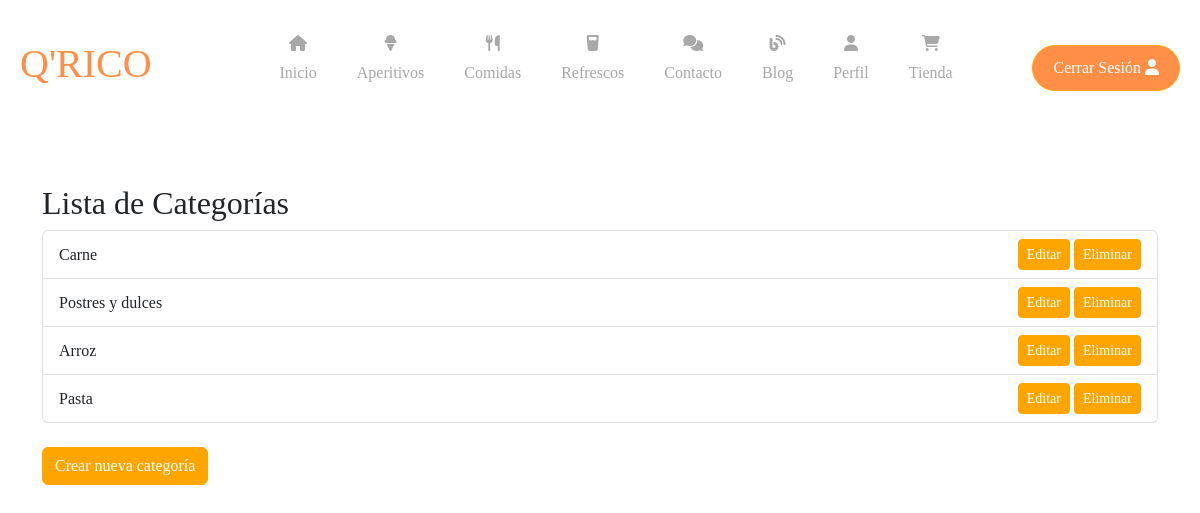
/categorias/ (signed in), run on the app's committed database.
### cuentas/models.py (models this page shows, shortened)
class Categoria(models.Model):
    nombre = models.CharField(max_length=100)

### cuentas/views.py (the view)
# urls.py: path('categorias/', views.listar_categorias, name='listar_categorias'),
@login_required
def listar_categorias(request):
    categorias = Categoria.objects.all()
    return render(request, 'cuentas/listar_categorias.html', {'categorias': categorias})

### cuentas/templates/cuentas/listar_categorias.html (shortened to what this page needs)
{% extends "cuentas/base.html" %}
{% block content %}
<main class="container mt-5">
    <h2>Lista de Categorías</h2>
    <ul class="list-group mb-4">
        {% for categoria in categorias %}
        <li class="list-group-item d-flex justify-content-between align-items-center">
            {{ categoria.nombre }}
            <span>
                {% if perms.cuentas.change_categoria %}
                    <a href="{% url 'editar_categoria' categoria.id %}" class="btn btn-warning btn-sm btn-orange">Editar</a>
                {% endif %}
                {% if perms.cuentas.delete_categoria %}
                    <a href="{% url 'eliminar_categoria' categoria.id %}" class="btn btn-danger btn-sm btn-orange">Eliminar</a>
                {% endif %}
            </span>
        </li>
        {% endfor %}
    </ul>
    {% if perms.cuentas.add_categoria %}
        <a href="{% url 'crear_categoria' %}" class="btn btn-orange">Crear nueva categoría</a>
    {% endif %}
</main>
{% endblock %}

### cuentas/static/cuentas/css/estilo.css (style rules this page uses)
* { margin: 0; padding: 0; font-family: 'Quicksand'; }
html { scroll-behavior: smooth; }
.btn-orange { background-color: orange; border-color: orange; color: white; }

### data on the page
Categoria: nombre "Carne"
Categoria: nombre "Postres y dulces"
Categoria: nombre "Arroz"
Categoria: nombre "Pasta"
